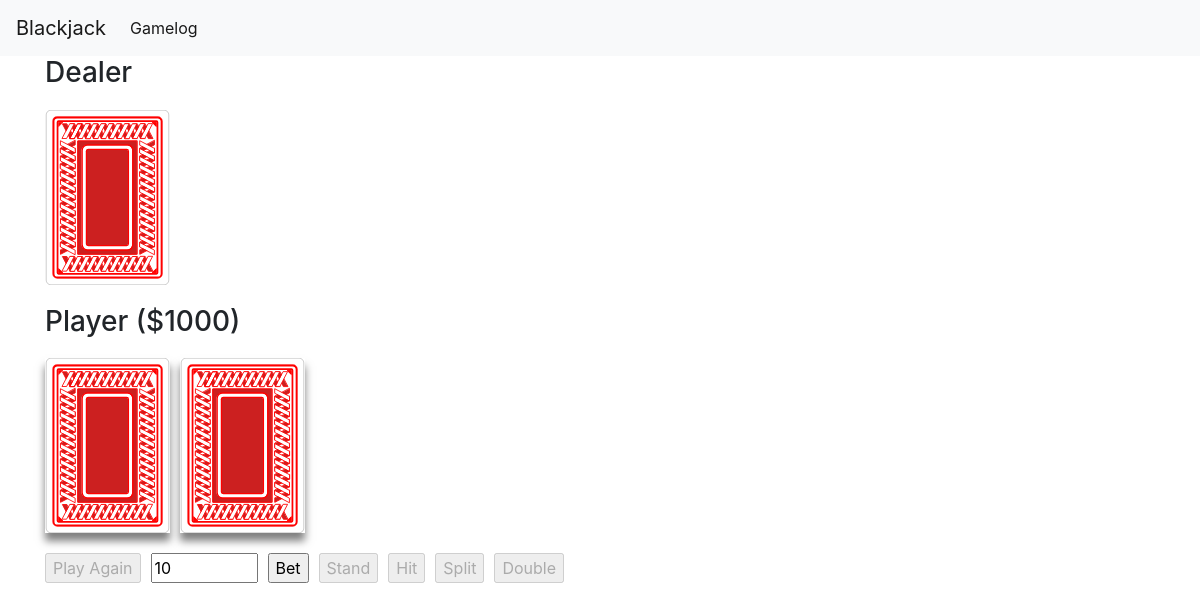
Before: / with the older database file.
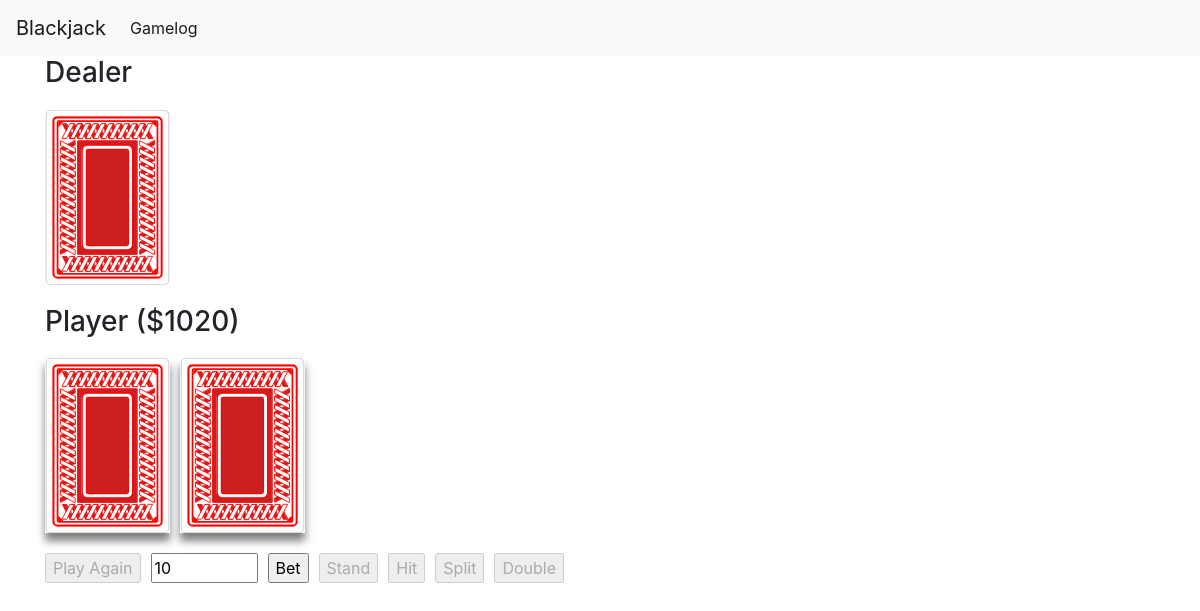
After: the same page with the newer database file.
### tables this page shows
CREATE TABLE gamestates (
    id INTEGER PRIMARY KEY AUTOINCREMENT,
    ts TIMESTAMP WITH TIMEZONE NOT NULL DEFAULT CURRENT_TIMESTAMP,
    player TEXT NOT NULL,
    money INTEGER NOT NULL,
    disableBets BOOLEAN NOT NULL,
    activeHand INTEGER NOT NULL,
    dealer TEXT NOT NULL,
    deck TEXT NOT NULL,
    over BOOLEAN NOT NULL,
    message TEXT NOT NULL
);

### app.py (the view)
@app.route('/', methods=['GET', 'POST'])
def index():
    bj_game = get_blackjack_game()
    if request.method == 'POST':
        req = request.form['action']
        if req == "Bet" and bj_game.validateAction(req):
            bj_game.player.hands[bj_game.activeHandIndex].bet = int(request.form['bet'])
        bj_game.action(req)
    return render_template('blackjack.html', game=bj_game)

### app.py (called while the page is built)
def get_blackjack_game(fresh_game=False):
    if fresh_game:
        bj.reset_db()
    gs = bj.get_current_gamestate()
    return bj.Game(gs)

### static/blackjack.py (called while the page is built)
def get_db_connection():
    connection = sqlite3.connect('blackjack.db')
    tableExists = connection.execute('SELECT * FROM sqlite_master WHERE type="table" AND name="gamestates"').fetchall() != []
    if not tableExists:
        with open('./BJschema.sql') as f:
            connection.executescript(f.read())
    connection.row_factory = sqlite3.Row
    return connection

def get_current_gamestate():
    connection = get_db_connection()
    bj_table = connection.execute('SELECT * FROM gamestates ORDER BY id DESC').fetchall()
    if len(bj_table) == 0: gamestate = None
    else: gamestate = bj_table[0]
    connection.commit()
    connection.close()
    return gamestate

    def checkValidDouble(self) -> bool:
        return len(self.hands) == 1 and len(self.hands[0].cards) == 2 and self.money >= self.hands[0].bet * 2

    def checkValidSplit(self) -> bool:
        return len(self.hands) == 1 and len(self.hands[0].cards) == 2 and self.money >= self.hands[0].bet * 2

### templates/blackjack.html (shortened to what this page needs)
{% extends 'base.html' %}
{% block content %}
    <link rel="stylesheet" href="../static/css/blackjack.css">
    <body>
        <div id="blackjack">
            <div id="dealer">
                <h3>Dealer</h3>
                <div class="dealer-hand">
                    {% for card in game.dealer.hands[0].cards %}
                        <div class="flip-card-False">
                            <img src="{{ game.resolveCardPath(card) }}" alt="Card Front" style="width:125px;height:175px;">
                        </div>
                    {% endfor %}
                </div>
            </div>
            <div id="player">
                <h3>Player (${{ game.player.money }})</h3>
                {% for hand in game.player.hands %}
                <div class="player-hand">
                    {% for card in hand.cards %}
                        <div class="flip-card-{{hand==game.player.hands[game.activeHandIndex]}}">
                            <img src="{{ game.resolveCardPath(card) }}" alt="Card Front" style="width:125px;height:175px;">
                        </div>
                    {% endfor %}
                </div>
                {% endfor %}
            </div>
            <form method="post">
                <div class="buttons-parent">
                    <div class = "buttons"><input type="submit" name="action" value="Play Again" {{ game.resolveDisabled(not game.validateAction('Play Again')) }}></input></div>
                    <div class = "buttons"><input type="number" name="bet" value="{{ request.form['bet'] or game.player.hands[game.activeHandIndex].bet }}" min="0" max="{{ game.player.money }}" step="10" {{ game.resolveDisabled(not game.validateAction('Bet')) }}></input></div>
                    <div class = "buttons"><input type="submit" name="action" value="Bet" {{ game.resolveDisabled(not game.validateAction('Bet')) }}></input></div>
                    <div class = "buttons"><input type="submit" name="action" value="Stand" {{ game.resolveDisabled(not game.validateAction('Stand')) }}></input></div>
                    <div class = "buttons"><input type="submit" name="action" value="Hit" {{ game.resolveDisabled(not game.validateAction('Hit')) }}></input></div>
                    <div class = "buttons"><input type="submit" name="action" value="Split" {{ game.resolveDisabled(not game.validateAction('Split')) }}></input></div>
                    <div class = "buttons"><input type="submit" name="action" value="Double" {{ game.resolveDisabled(not game.validateAction('Double')) }}></input></div>
                </div>
            </form>
        </div>
    </body>
{% endblock %}

Changed rows visible on the page:
no longer on this page (row unchanged): gamestates: player.money "1000"
added gamestates: player.money "1020"
